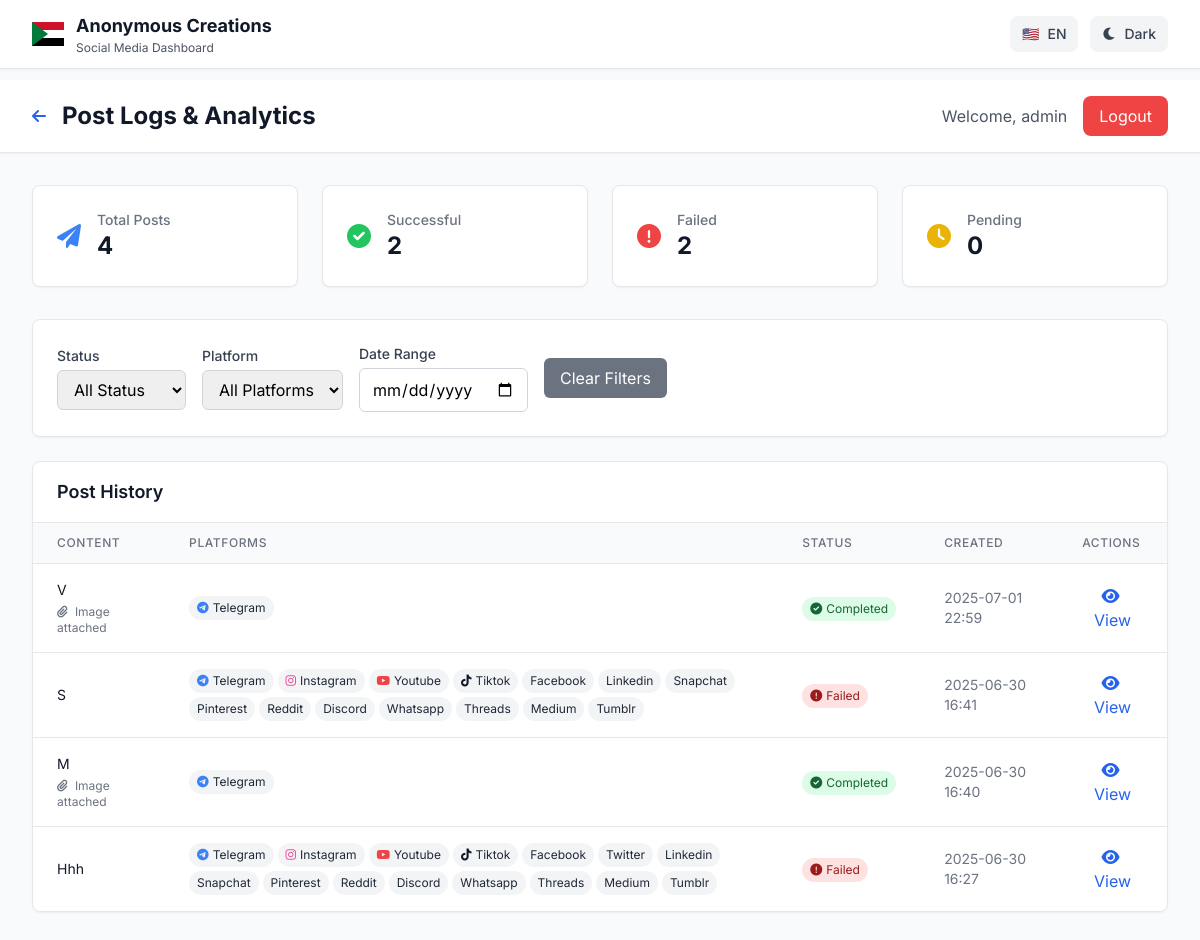
Screenshot of /logs (signed in) with the database file from the repository.
### models.py (models this page shows)
class User(Base):
    __tablename__ = "users"
    id = Column(Integer, primary_key=True, index=True)
    username = Column(String(50), unique=True, index=True, nullable=False)
    hashed_password = Column(String(255), nullable=False)
    is_active = Column(Boolean, default=True)
    created_at = Column(DateTime, default=datetime.utcnow)
    posts = relationship("PostLog", back_populates="user")

class PostLog(Base):
    __tablename__ = "post_logs"
    id = Column(Integer, primary_key=True, index=True)
    content = Column(Text, nullable=False)
    platforms = Column(String(255), nullable=False)  # Comma-separated
    file_path = Column(String(255), nullable=True)
    file_type = Column(String(20), nullable=True)  # image, video
    scheduled_for = Column(DateTime, nullable=True)
    status = Column(String(20), default="pending")  # pending, completed, failed
    results = Column(Text, nullable=True)  # JSON string of results
    created_at = Column(DateTime, default=datetime.utcnow)
    completed_at = Column(DateTime, nullable=True)
    user_id = Column(Integer, ForeignKey("users.id"), nullable=False)
    views = Column(Integer, default=0)
    likes = Column(Integer, default=0)
    shares = Column(Integer, default=0)
    comments = Column(Integer, default=0)
    clicks = Column(Integer, default=0)
    engagement_rate = Column(Float, default=0.0)
    reach = Column(Integer, default=0)
    impressions = Column(Integer, default=0)
    seo_keywords = Column(Text, nullable=True)  # Comma-separated keywords
    seo_title = Column(String(255), nullable=True)
    seo_description = Column(Text, nullable=True)
    hashtags = Column(Text, nullable=True)  # Comma-separated hashtags
    seo_score = Column(Float, default=0.0)
    readability_score = Column(Float, default=0.0)
    user = relationship("User", back_populates="posts")

### main.py (the view)
@app.get("/logs", response_class=HTMLResponse)
async def logs_page(
    request: Request,
    user: User = Depends(require_auth),
    db: Session = Depends(get_db)
):
    try:
        logs = []
        try:
            logs = db.query(PostLog).filter(PostLog.user_id == user.id).order_by(PostLog.created_at.desc()).all()
        except Exception as db_error:
            print(f"Database error in logs: {db_error}")
            logs = []
        return templates.TemplateResponse(
            "logs.html",
            {
                "request": request,
                "user": user,
                "logs": logs
            }
        )
    except Exception as e:
        print(f"Logs page error: {e}")
        import traceback
        traceback.print_exc()
        return templates.TemplateResponse(
            "logs.html",
            {
                "request": request,
                "user": user,
                "logs": [],
                "error": "Unable to load logs"
            }
        )

### templates/logs.html (shortened to what this page needs)
{% extends "base.html" %}
{% block content %}
<div class="min-h-screen bg-gray-50 dark:bg-gray-900">
    <header class="bg-white dark:bg-gray-800 shadow-sm border-b border-gray-200 dark:border-gray-700">
        <div class="max-w-7xl mx-auto px-4 sm:px-6 lg:px-8">
            <div class="flex justify-between items-center py-4">
                <div class="flex items-center">
                    <a href="/dashboard" class="text-primary-600 hover:text-primary-700 mr-4">
                        <i class="fas fa-arrow-left"></i>
                    </a>
                    <h1 class="text-2xl font-bold text-gray-900 dark:text-white">
                        Post Logs & Analytics
                    </h1>
                </div>
                <div class="flex items-center space-x-4">
                    <span class="text-gray-600 dark:text-gray-400">
                        Welcome, {{ user.username }}
                    </span>
                    <a href="/logout" class="bg-red-500 hover:bg-red-600 text-white px-4 py-2 rounded-lg transition-colors duration-300">
                        Logout
                    </a>
                </div>
            </div>
        </div>
    </header>
    <div class="max-w-7xl mx-auto px-4 sm:px-6 lg:px-8 py-8">
        <div class="stats-grid grid grid-cols-2 md:grid-cols-4 gap-4 md:gap-6 mb-6 md:mb-8">
            <div class="bg-white dark:bg-gray-800 rounded-lg p-4 md:p-6 shadow-sm border border-gray-200 dark:border-gray-700">
                <div class="flex items-center">
                    <div class="flex-shrink-0">
                        <i class="fas fa-paper-plane text-blue-500 text-xl md:text-2xl"></i>
                    </div>
                    <div class="ml-3 md:ml-4">
                        <p class="text-xs md:text-sm font-medium text-gray-500 dark:text-gray-400">Total Posts</p>
                        <p class="text-lg md:text-2xl font-bold text-gray-900 dark:text-white">{{ logs|length }}</p>
                    </div>
                </div>
            </div>
            <div class="bg-white dark:bg-gray-800 rounded-lg p-6 shadow-sm border border-gray-200 dark:border-gray-700">
                <div class="flex items-center">
                    <div class="flex-shrink-0">
                        <i class="fas fa-check-circle text-green-500 text-2xl"></i>
                    </div>
                    <div class="ml-4">
                        <p class="text-sm font-medium text-gray-500 dark:text-gray-400">Successful</p>
                        <p class="text-2xl font-bold text-gray-900 dark:text-white">
                            {{ logs|selectattr('status', 'equalto', 'completed')|list|length }}
                        </p>
                    </div>
                </div>
            </div>
            <div class="bg-white dark:bg-gray-800 rounded-lg p-6 shadow-sm border border-gray-200 dark:border-gray-700">
                <div class="flex items-center">
                    <div class="flex-shrink-0">
                        <i class="fas fa-exclamation-circle text-red-500 text-2xl"></i>
                    </div>
                    <div class="ml-4">
                        <p class="text-sm font-medium text-gray-500 dark:text-gray-400">Failed</p>
                        <p class="text-2xl font-bold text-gray-900 dark:text-white">
                            {{ logs|selectattr('status', 'equalto', 'failed')|list|length }}
                        </p>
                    </div>
                </div>
            </div>
            <div class="bg-white dark:bg-gray-800 rounded-lg p-6 shadow-sm border border-gray-200 dark:border-gray-700">
                <div class="flex items-center">
                    <div class="flex-shrink-0">
                        <i class="fas fa-clock text-yellow-500 text-2xl"></i>
                    </div>
                    <div class="ml-4">
                        <p class="text-sm font-medium text-gray-500 dark:text-gray-400">Pending</p>
                        <p class="text-2xl font-bold text-gray-900 dark:text-white">
                            {{ logs|selectattr('status', 'equalto', 'pending')|list|length }}
                        </p>
                    </div>
                </div>
            </div>
        </div>
        <div class="bg-white dark:bg-gray-800 rounded-lg p-6 shadow-sm border border-gray-200 dark:border-gray-700 mb-6">
            <div class="flex flex-wrap gap-4 items-center">
                <div>
                    <label class="block text-sm font-medium text-gray-700 dark:text-gray-300 mb-1">Status</label>
                    <select id="statusFilter" class="px-3 py-2 border border-gray-300 dark:border-gray-600 rounded-md dark:bg-gray-700 dark:text-white">
                        <option value="">All Status</option>
                    </select>
                </div>
                <div>
                    <label class="block text-sm font-medium text-gray-700 dark:text-gray-300 mb-1">Platform</label>
                    <select id="platformFilter" class="px-3 py-2 border border-gray-300 dark:border-gray-600 rounded-md dark:bg-gray-700 dark:text-white">
                        <option value="">All Platforms</option>
                    </select>
                </div>
                <div>
                    <label class="block text-sm font-medium text-gray-700 dark:text-gray-300 mb-1">Date Range</label>
                    <input type="date" id="dateFilter" class="px-3 py-2 border border-gray-300 dark:border-gray-600 rounded-md dark:bg-gray-700 dark:text-white">
                </div>
                <div class="flex items-end">
                    <button onclick="clearFilters()" class="px-4 py-2 bg-gray-500 hover:bg-gray-600 text-white rounded-md transition-colors duration-300">
                        Clear Filters
                    </button>
                </div>
            </div>
        </div>
        <div class="bg-white dark:bg-gray-800 rounded-lg shadow-sm border border-gray-200 dark:border-gray-700 overflow-hidden">
            <div class="px-6 py-4 border-b border-gray-200 dark:border-gray-700">
                <h3 class="text-lg font-semibold text-gray-900 dark:text-white">Post History</h3>
            </div>
            <div class="overflow-x-auto">
                <table class="min-w-full divide-y divide-gray-200 dark:divide-gray-700">
                    <thead class="bg-gray-50 dark:bg-gray-900">
                        <tr>
                            <th class="px-6 py-3 text-left text-xs font-medium text-gray-500 dark:text-gray-400 uppercase tracking-wider">
                                Content
                            </th>
                            <th class="px-6 py-3 text-left text-xs font-medium text-gray-500 dark:text-gray-400 uppercase tracking-wider">
                                Platforms
                            </th>
                            <th class="px-6 py-3 text-left text-xs font-medium text-gray-500 dark:text-gray-400 uppercase tracking-wider">
                                Status
                            </th>
                            <th class="px-6 py-3 text-left text-xs font-medium text-gray-500 dark:text-gray-400 uppercase tracking-wider">
                                Created
                            </th>
                            <th class="px-6 py-3 text-left text-xs font-medium text-gray-500 dark:text-gray-400 uppercase tracking-wider">
                                Actions
                            </th>
                        </tr>
                    </thead>
                    <tbody class="bg-white dark:bg-gray-800 divide-y divide-gray-200 dark:divide-gray-700" id="logsTable">
                        {% for log in logs %}
                        <tr class="log-row" data-status="{{ log.status }}" data-platforms="{{ log.platforms }}" data-date="{{ log.created_at.strftime('%Y-%m-%d') }}">
                            <td class="px-6 py-4">
                                <div class="max-w-xs">
                                    <p class="text-sm text-gray-900 dark:text-white line-clamp-2">
                                        {{ log.content[:100] }}{% if log.content|length > 100 %}...{% endif %}
                                    </p>
                                    {% if log.file_path %}
                                    <p class="text-xs text-gray-500 dark:text-gray-400 mt-1">
                                        <i class="fas fa-paperclip mr-1"></i>
                                        {{ log.file_type|title }} attached
                                    </p>
                                    {% endif %}
                                </div>
                            </td>
                            <td class="px-6 py-4">
                                <div class="flex flex-wrap gap-1">
                                    {% for platform in log.platforms.split(',') %}
                                    <span class="inline-flex items-center px-2 py-1 rounded-full text-xs bg-gray-100 dark:bg-gray-700 text-gray-800 dark:text-gray-200">
                                        {% if platform == 'telegram' %}
                                            <i class="fab fa-telegram text-blue-500 mr-1"></i>
                                        {% elif platform == 'instagram' %}
                                            <i class="fab fa-instagram text-pink-500 mr-1"></i>
                                        {% elif platform == 'youtube' %}
                                            <i class="fab fa-youtube text-red-500 mr-1"></i>
                                        {% elif platform == 'tiktok' %}
                                            <i class="fab fa-tiktok text-gray-900 dark:text-white mr-1"></i>
                                        {% endif %}
                                        {{ platform|title }}
                                    </span>
                                    {% endfor %}
                                </div>
                            </td>
                            <td class="px-6 py-4">
                                {% if log.status == 'completed' %}
                                <span class="inline-flex items-center px-2 py-1 rounded-full text-xs bg-green-100 dark:bg-green-900 text-green-800 dark:text-green-200">
                                    <i class="fas fa-check-circle mr-1"></i>
                                    Completed
                                </span>
                                {% elif log.status == 'failed' %}
                                <span class="inline-flex items-center px-2 py-1 rounded-full text-xs bg-red-100 dark:bg-red-900 text-red-800 dark:text-red-200">
                                    <i class="fas fa-exclamation-circle mr-1"></i>
                                    Failed
                                </span>
                                {% else %}
                                <span class="inline-flex items-center px-2 py-1 rounded-full text-xs bg-yellow-100 dark:bg-yellow-900 text-yellow-800 dark:text-yellow-200">
                                    <i class="fas fa-clock mr-1"></i>
                                    Pending
                                </span>
                                {% endif %}
                            </td>
                            <td class="px-6 py-4 text-sm text-gray-500 dark:text-gray-400">
                                {{ log.created_at.strftime('%Y-%m-%d %H:%M') }}
                            </td>
                            <td class="px-6 py-4">
                                <button onclick="viewDetails('{{ log.id }}')" class="text-blue-600 hover:text-blue-800 dark:text-blue-400 dark:hover:text-blue-300">
                                    <i class="fas fa-eye mr-1"></i>
                                    View
                                </button>
                            </td>
                        </tr>
                        {% endfor %}
                    </tbody>
                </table>
            </div>
        </div>
    </div>
</div>
{% endblock %}

### static/style.css (style rules this page uses)
.line-clamp-2 { display: -webkit-box; -webkit-line-clamp: 2; -webkit-box-orient: vertical; overflow: hidden; }
* { transition-property: color, background-color, border-color, text-decoration-color, fill, stroke, box-shadow, transform, filter, backdrop-filter; transition-timing-function: cubic-bezier(0.4, 0, 0.2, 1); transition-duration: 150ms; }
@media (min-width: 1025px) { .stats-grid { grid-template-columns: repeat(4, 1fr); } }

### templates/base.html (style rules this page uses)
.font-english { font-family: 'Inter', sans-serif; }

### rows the page displays
User: username "admin"
PostLog: content "V", file_type "Image", platforms "Telegram", status "completed" (drawn), created_at "2025-07-01 22:59"
PostLog: content "S", platform "Telegram" "Instagram" "Youtube" "Tiktok" "Facebook" "Linkedin" "Snapchat" "Pinterest" "Reddit" "Discord" "Whatsapp" "Threads" "Medium" "Tumblr", status "failed" (drawn), created_at "2025-06-30 16:41"
PostLog: content "M", file_type "Image", platforms "Telegram", status "completed" (drawn), created_at "2025-06-30 16:40"
PostLog: content "Hhh", platform "Telegram" "Instagram" "Youtube" "Tiktok" "Facebook" "Twitter" "Linkedin" "Snapchat" "Pinterest" "Reddit" "Discord" "Whatsapp" "Threads" "Medium" "Tumblr", status "failed" (drawn), created_at "2025-06-30 16:27"

### other values shown
{{ logs|length }} "4"
{{ logs|selectattr('status', 'equalto', 'completed')|list|length }} "2"
{{ logs|selectattr('status', 'equalto', 'failed')|list|length }} "2"
{{ logs|selectattr('status', 'equalto', 'pending')|list|length }} "0"
